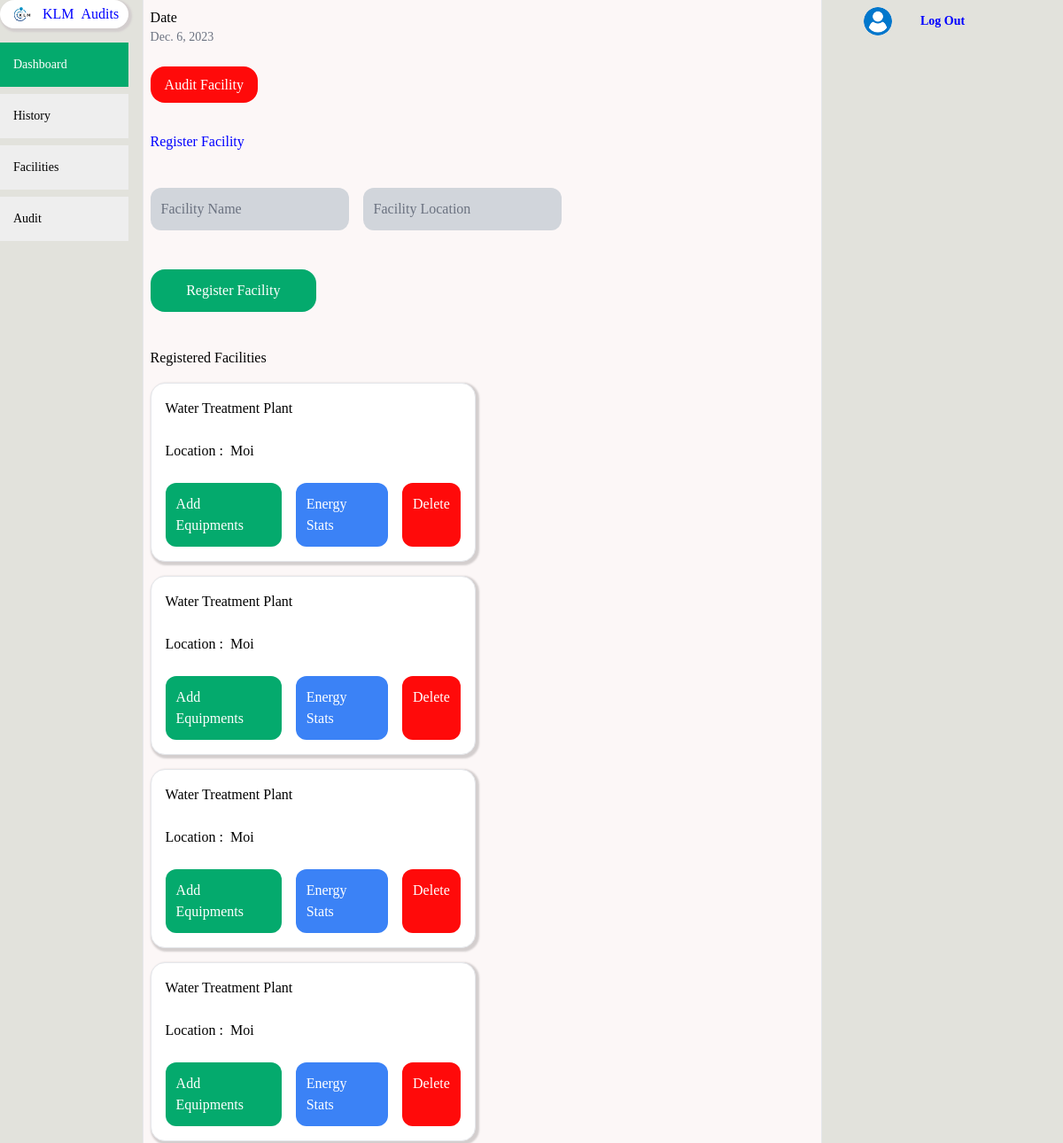
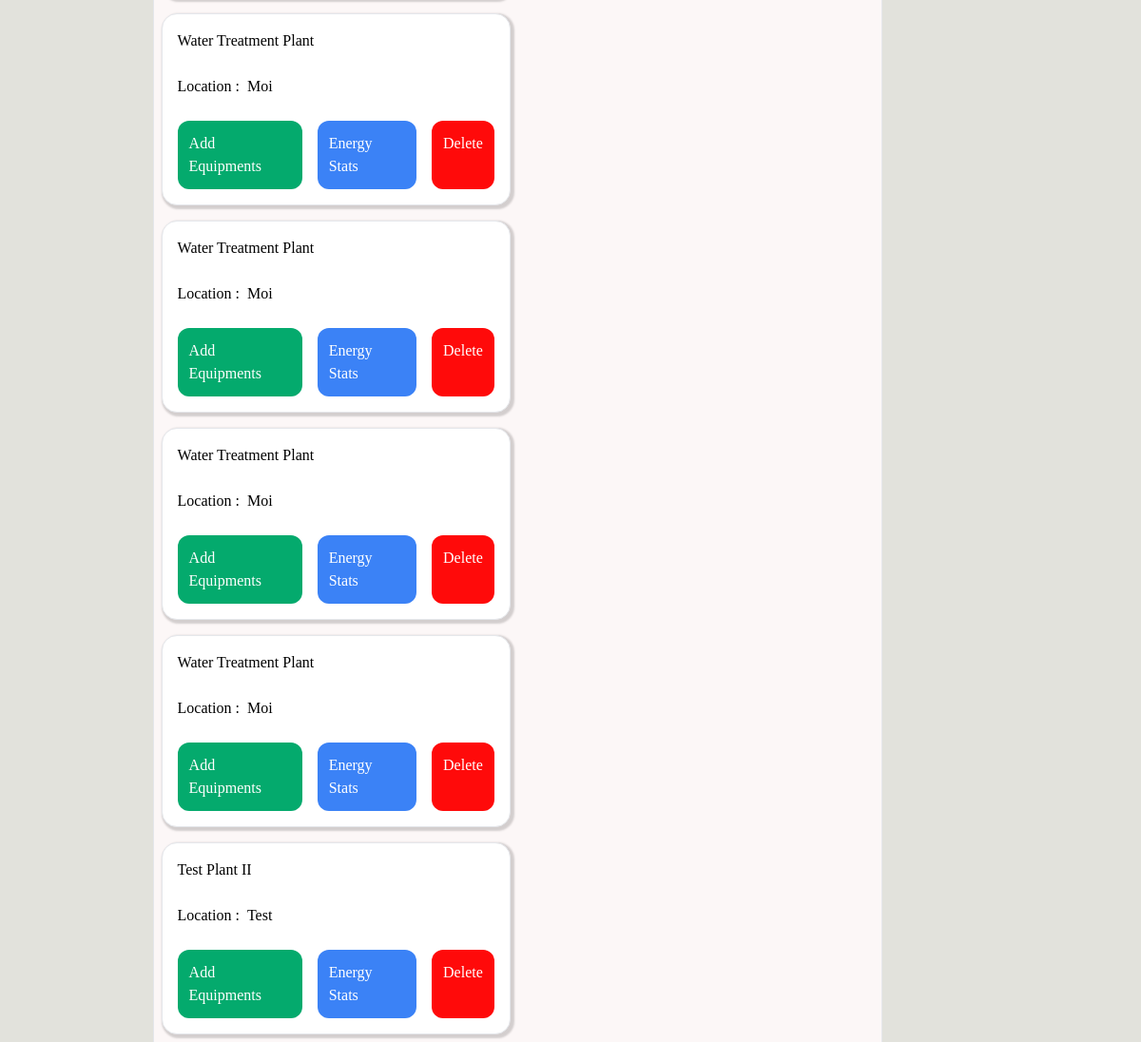
The app's page /audits/facilities/ (signed in) with its own data (2 pictures, top to bottom).
### auditApp/models.py (models this page shows)
class Facility(models.Model):
    user = models.ForeignKey(UserAccount, on_delete=models.CASCADE,default=1)
    name = models.CharField(max_length=100)
    location = models.CharField(max_length=100)

### auditApp/views.py (the view)
# urls.py: path('facilities/',views.facilities,name='facilities'),
def facilities(request):
    message=""
    if request.method=='POST':
        name=request.POST['facility']
        location=request.POST['location']
        facility=Facility.objects.create(name=name, location=location,user=request.user)
        facility.save()
        message="Faclity registered"
    today=date.today()
    facilities=Facility.objects.filter(user=request.user)
    context={
        'date':today,
        'facilities':facilities,
        'message':message,
    }
    return render(request,'auditApp/facilities.html',context)

### templates/auditApp/facilities.html (shortened to what this page needs)
{% extends "base.html" %}
{% load static %}
{% block content %}
<div class='bg-[#191a22] '>
    <div class='flex flex-col md:flex-row gap-4'>
        {% include "../components/sidebar.html" %}
          <div class='md:w-[90%] '>
            <div class='flex flex-col md:flex-row  gap-4'>
                <div class='p-2 flex flex-col gap-8 md:w-[75%]  border-r border-l  border-gray-600' >
                  <div class='flex flex-row justify-between '>
                      <div>
                          <p>Date </p>
                          <p class='text-sm text-gray-500'>{{date}}</p>
                      </div>
                      <div class='flex flex-row gap-4 items-center'>
                      </div>
                </div>
                <div>
                    <a href="{% url "audits:doaudit" %}"
                       class='mt-1 py-3 px-4 bg-red-300  text-white rounded-2xl '>
                          Audit Facility
                      </a>
                </div>
                <div class='flex mt-2 flex-col gap-4 text-blue'>
                    <div class='flex flex-col gap-8 '>
                    <p>Register  Facility</p>
                    <form action='{% url 'audits:facilities' %}' method='POST' class='flex flex-col gap-8'>
                        <div class='flex md:flex-row flex-col gap-4 '>
                            <input name='facility'
                                required placeholder='Facility Name'
                                type='text'
                                class='my-2 p-3 p rounded-xl bg-gray-300 border-0'
                            />
                            <input name='location'
                                required placeholder='Facility Location'
                                type='text'
                                class='my-2 p-3 p rounded-xl bg-gray-300 border-0'
                            />
                        </div>
                        <button type="submit"
                            class='mt-1 md:w-[25%] p-3 bg-green text-white rounded-2xl'>
                            Register Facility
                        </button>
                    </form>
                    </div>
                  </div>
                  <div class='flex mt-2 flex-col gap-4'>
                    <div class='flex flex-col gap-8'>
                      <p>Registered Facilities</p>
                    </div>
                    {% if facilities %}
                    <div class='flex flex-wrap gap-4'>
                        {% for facility in facilities %}
                            <div  class='p-4 flex flex-col gap-4 border border-gray-600   rounded-2xl md:w-[49%] shadow_style'>
                                <div class='flex flex-row gap-4 '>
                                    <p>{{facility.name}}</p>
                                </div>
                                <div class='flex flex-row'>
                                    <p class=' py-2'>
                                        Location :
                                    </p>
                                    <p class='px-2 py-2'>{{facility.location}} </p>
                                </div>
                                <div class='flex flex-row gap-4'>
                                    <a href='{% url 'audits:addEquipment' facility.id %}' class='p-3 bg-green rounded-xl text-white' >
                                        Add Equipments
                                    </a>
                                    <a href='{% url 'audits:facilityStats' facility.id %}' class='p-3 bg-blue-500 rounded-xl text-white' >
                                        Energy Stats
                                    </a>
                                    <a href='{% url 'audits:deletefacility' facility.id %}' class='p-3 bg-red-300 rounded-xl text-white' >
                                        Delete
                                    </a>
                                </div>
                            </div>
                        {% endfor %}
                    </div>
                    {% else %}
                    <p>No Facilities Yet</p>
                    {% endif %}
                </div>
            </div>
            <div class='p-2 md:h-screen md:w-[25%]' >
                <div class='px-2 gap-8 flex flex-row items-center mx-auto w-83 '>
              <img src={% static "img/download.png" %} class='w-82'/>
              <a href="{% url "accounts:logout" %}" class='font-bold2 hover:text-[#019dec] text-blue text-sm links' >
                 Log  Out
                    </a>
          </div>
            </div>
          </div>
    </div>
  </div>
{% endblock content %}

### records on screen
Facility: name "Water Treatment Plant", location "Moi"
Facility: name "Water Treatment Plant", location "Moi"
Facility: name "Water Treatment Plant", location "Moi"
Facility: name "Water Treatment Plant", location "Moi"
Facility: name "Water Treatment Plant", location "Moi"
Facility: name "Water Treatment Plant", location "Moi"
Facility: name "Water Treatment Plant", location "Moi"
Facility: name "Water Treatment Plant", location "Moi"
Facility: name "Test Plant II", location "Test"
